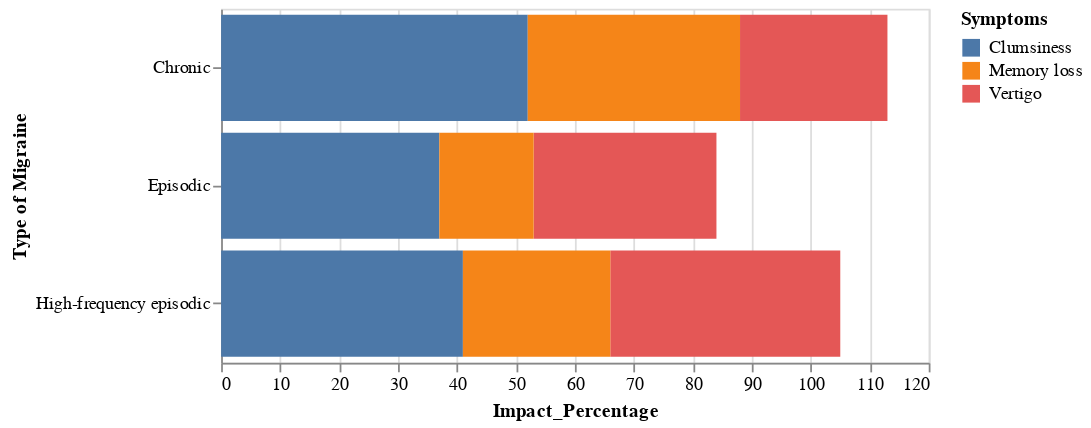

The code cell stored with this chart in its notebook:
### Code cell
#bar plot in altair
alt.Chart(migraine_type).mark_bar().encode(
    x='Impact_Percentage:Q',
    y='Type of Migraine:N',
    color='Symptoms:N'
).properties(
    width=400,
    height=200
)

### Figure 1 — Vega-Lite specification as saved in the notebook (floating-point values rounded to 4 significant figures)
{"config": {"view": {"continuousWidth": 400, "continuousHeight": 300}}, "data": {"name": "data-d78738b697920ba661f76fc17c27afda"}, "mark": "bar", "encoding": {"color": {"type": "nominal", "field": "Symptoms"}, "x": {"type": "quantitative", "field": "Impact_Percentage"}, "y": {"type": "nominal", "field": "Type of Migraine"}}, "height": 200, "width": 400, "$schema": "https://vega.github.io/schema/vega-lite/v4.8.1.json", "datasets": {"data-d78738b697920ba661f76fc17c27afda": [{"Type of Migraine": "Episodic", "Improve Trigger": "Modified daily activities", "Impact Percentage": 72, "Symptoms": "Clumsiness", "Impact_Percentage": 37}, {"Type of Migraine": "Episodic", "Improve Trigger": "Modified diet/eating", "Impact Percentage": 73, "Symptoms": "Vertigo", "Impact_Percentage": 31}, {"Type of Migraine": "Episodic", "Improve Trigger": "Avoided certain places", "Impact Percentage": 57, "Symptoms": "Memory loss", "Impact_Percentage": 16}, {"Type of Migraine": "High-frequency episodic", "Improve Trigger": "Modified daily activities", "Impact Percentage": 76, "Symptoms": "Clumsiness", "Impact_Percentage": 41}, {"Type of Migraine": "High-frequency episodic", "Improve Trigger": "Modified diet/eating", "Impact Percentage": 77, "Symptoms": "Vertigo", "Impact_Percentage": 39}, {"Type of Migraine": "High-frequency episodic", "Improve Trigger": "Avoided certain places", "Impact Percentage": 64, "Symptoms": "Memory loss", "Impact_Percentage": 25}, {"Type of Migraine": "Chronic", "Improve Trigger": "Modified daily activities", "Impact Percentage": 85, "Symptoms": "Clumsiness", "Impact_Percentage": 52}, {"Type of Migraine": "Chronic", "Improve Trigger": "Modified diet/eating", "Impact Percentage": 80, "Symptoms": "Vertigo", "Impact_Percentage": 25}, {"Type of Migraine": "Chronic", "Improve Trigger": "Avoided certain places", "Impact Percentage": 74, "Symptoms": "Memory loss", "Impact_Percentage": 36}]}}
